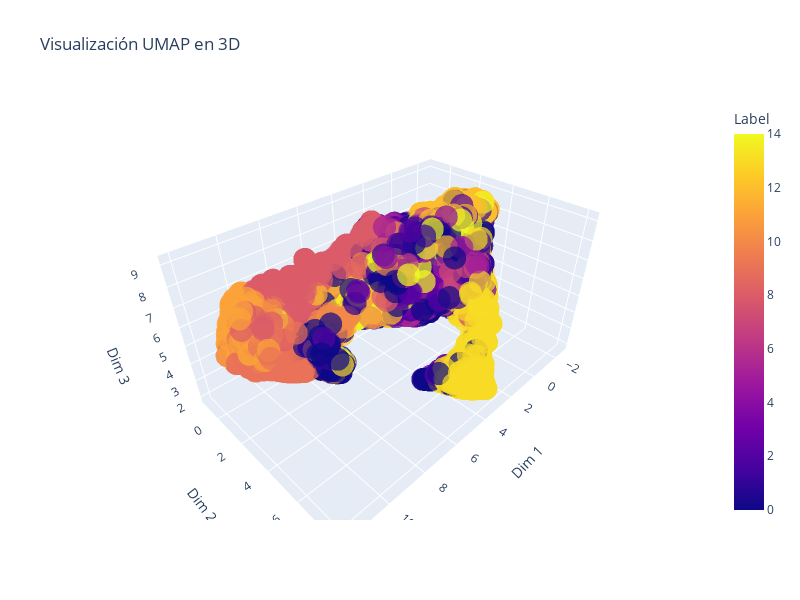

The notebook cell saved with this chart:
### Code cell
import plotly.express as px

# Añadir las etiquetas (y) al DataFrame
umap_df['Label'] = y_encoded

# Crear el gráfico 3D interactivo
fig = px.scatter_3d(
    umap_df, 
    x='UMAP-Dim1', 
    y='UMAP-Dim2', 
    z='UMAP-Dim3', 
    color='Label',  # Colorear por etiquetas
    title='Visualización UMAP en 3D',
    labels={'UMAP-Dim1': 'Dim 1', 'UMAP-Dim2': 'Dim 2', 'UMAP-Dim3': 'Dim 3'},
    opacity=0.7,
    width=800,
    height=600
)

# Mostrar el gráfico
fig.show()

### Figure 1 — Plotly figure (JSON) as saved in the notebook; plotly's stock layout.template omitted (floating-point values rounded to 4 significant figures; data arrays with more than 128 entries replaced by an {"elided": "..."} marker saying what was removed)
{"data": [{"hovertemplate": "Dim 1=%{x}<br>Dim 2=%{y}<br>Dim 3=%{z}<br>Label=%{marker.color}<extra></extra>", "legendgroup": "", "marker": {"color": {"elided": "33844 int values"}, "coloraxis": "coloraxis", "opacity": 0.7, "symbol": "circle"}, "mode": "markers", "name": "", "scene": "scene", "showlegend": false, "type": "scatter3d", "x": {"elided": "33844 float values"}, "y": {"elided": "33844 float values"}, "z": {"elided": "33844 float values"}}], "layout": {"coloraxis": {"colorbar": {"title": {"text": "Label"}}, "colorscale": [[0, "#0d0887"], [0.1111, "#46039f"], [0.2222, "#7201a8"], [0.3333, "#9c179e"], [0.4444, "#bd3786"], [0.5556, "#d8576b"], [0.6667, "#ed7953"], [0.7778, "#fb9f3a"], [0.8889, "#fdca26"], [1, "#f0f921"]]}, "height": 600, "legend": {"tracegroupgap": 0}, "scene": {"domain": {"x": [0, 1], "y": [0, 1]}, "xaxis": {"title": {"text": "Dim 1"}}, "yaxis": {"title": {"text": "Dim 2"}}, "zaxis": {"title": {"text": "Dim 3"}}}, "title": {"text": "Visualización UMAP en 3D"}, "width": 800}}
